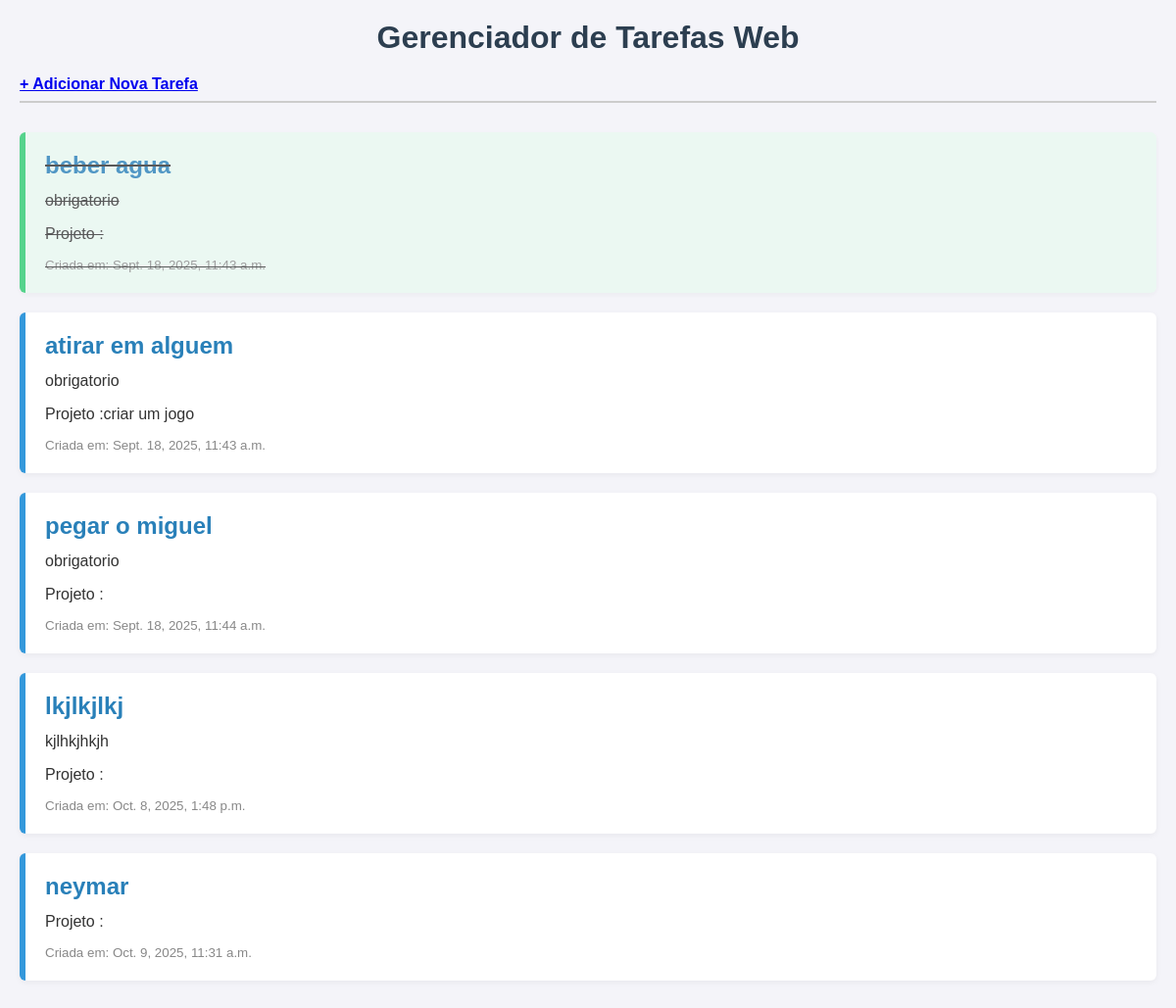
Page /tarefas/ on the committed database.
### tarefas/models.py (models this page shows, shortened)
class Tarefa(models.Model):
    titulo = models.CharField (max_length = 200)
    descricao = models.TextField (blank = True, null = True)
    data_criacao = models.DateTimeField(auto_now_add = True)
    concluida = models.BooleanField (default = False)
    projeto = models.ForeignKey (Projeto, on_delete = models.CASCADE, null = True, blank = True)

### projetos/models.py (models this page shows, shortened)
class Projeto(models.Model):
    nome = models.CharField (max_length = 200)
    descricao = models.TextField (blank = True, null = True)
    data_criacao = models.DateTimeField(auto_now_add = True)

### tarefas/views.py (the view)
# urls.py: path('',views.listar_tarefas, name = 'listar_tarefas'),
def listar_tarefas(request):
    tarefas_salvas = Tarefa.objects.all()
    contexto = {
        'minhas_tarefas': tarefas_salvas
    }
    return render(request, 'tarefas/lista.html', contexto)

### tarefas/templates/tarefas/lista.html (shortened to what this page needs)
<!DOCTYPE html>
<html lang="pt-br">
<head>
    {% load static %}
    <link rel="stylesheet" href="{% static 'lista/lista.css' %}">
</head>
<body>
    <h1>Gerenciador de Tarefas Web</h1>
    <a href="{% url 'adicionar_tarefa' %}"><strong>+ Adicionar Nova Tarefa</strong></a>
    <hr>
    {% for tarefa in minhas_tarefas %}
        <div class="tarefa {% if tarefa.concluida %}concluida{% endif %}">
            <h2><a href="{% url 'detalhe_tarefa' tarefa.id %}">{{ tarefa.titulo }}</a></h2>
            <p>{{ tarefa.descricao }}</p>
            <p>Projeto :{{tarefa.projeto.nome}}</p>
            <small>Criada em: {{ tarefa.data_criacao }}</small>
        </div>
    {% empty %}
        <p>Nenhuma tarefa cadastrada ainda. Adicione algumas no <a href="/admin/">Admin</a>!</p>
    {% endfor %}
</body>
</html>

### tarefas/static/lista/lista.css (style rules this page uses)
body, h1, h2, p, small { margin: 0; padding: 0; box-sizing: border-box; }
body { font-family: Arial, sans-serif; background-color: #f4f4f9; color: #333; padding: 20px; }
h1 { text-align: center; margin-bottom: 20px; color: #2c3e50; }
hr { margin-bottom: 30px; border: none; height: 2px; background-color: #ccc; }
.tarefa { background-color: #fff; border-left: 6px solid #3498db; padding: 20px; margin-bottom: 20px; border-radius: 6px; box-shadow: 0 2px 6px rgba(0, 0, 0, 0.05); transition: background-color 0.3s, border-color 0.3s; }
.tarefa.concluida { border-left-color: #2ecc71; background-color: #eafaf1; opacity: 0.8; text-decoration: line-through; }
.tarefa h2 { margin-bottom: 10px; font-size: 1.5em; }
.tarefa h2 a { text-decoration: none; color: #2980b9; }
.tarefa p { margin-bottom: 10px; line-height: 1.5; }
.tarefa small { color: #888; }

### rows in the picture
Tarefa: titulo "beber agua", descricao "obrigatorio", data_criacao "Sept. 18, 2025, 11:43 a.m."
Tarefa: titulo "atirar em alguem", descricao "obrigatorio", projeto.nome "criar um jogo", data_criacao "Sept. 18, 2025, 11:43 a.m."
Tarefa: titulo "pegar o miguel", descricao "obrigatorio", data_criacao "Sept. 18, 2025, 11:44 a.m."
Tarefa: titulo "lkjlkjlkj", descricao "kjlhkjhkjh", data_criacao "Oct. 8, 2025, 1:48 p.m."
Tarefa: titulo "neymar", data_criacao "Oct. 9, 2025, 11:31 a.m."
